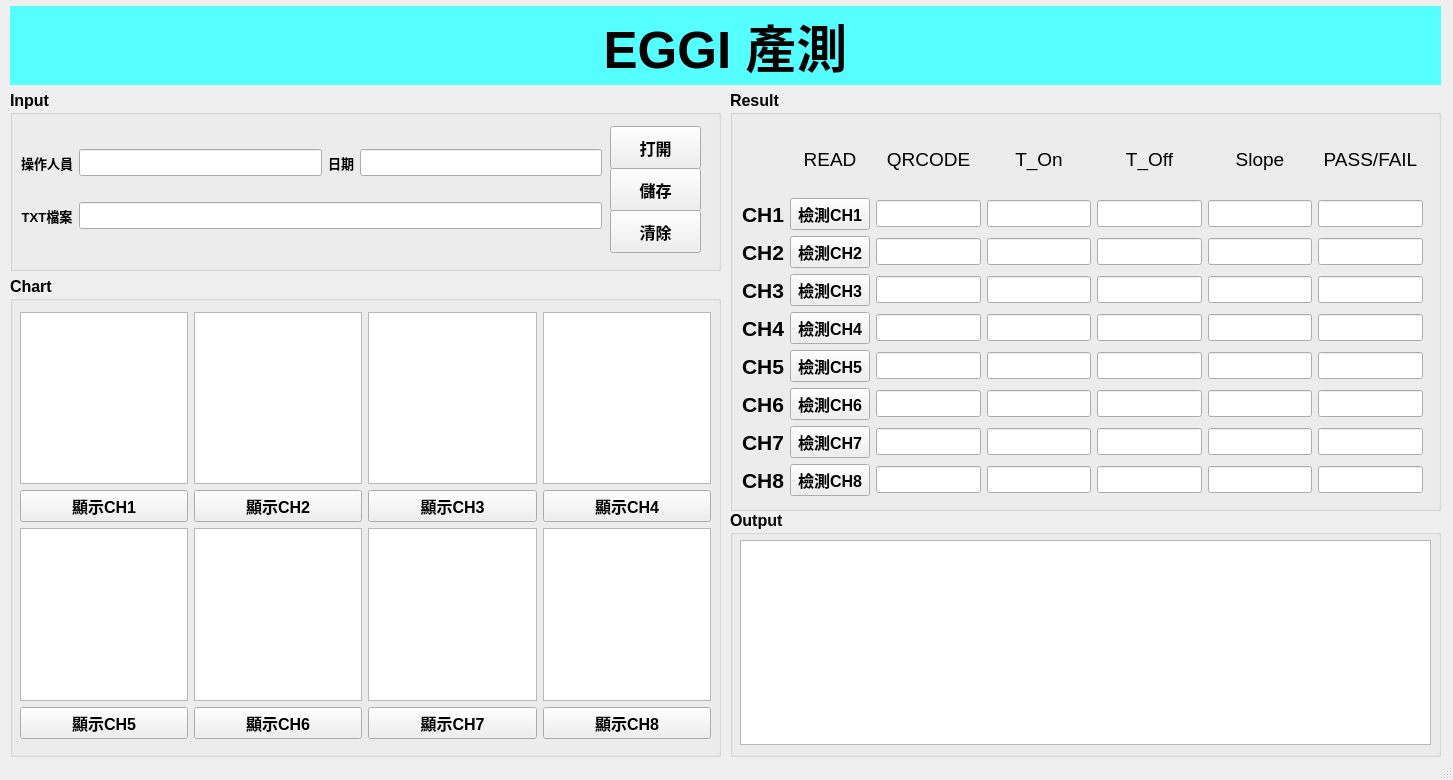
<?xml version="1.0" encoding="UTF-8"?>
<ui version="4.0">
 <class>mainWindow</class>
 <widget class="QMainWindow" name="mainWindow">
  <property name="geometry">
   <rect>
    <x>0</x>
    <y>0</y>
    <width>1453</width>
    <height>780</height>
   </rect>
  </property>
  <property name="windowTitle">
   <string>溫度監控程式</string>
  </property>
  <widget class="QWidget" name="centralwidget">
   <widget class="QGroupBox" name="Input_box">
    <property name="geometry">
     <rect>
      <x>10</x>
      <y>90</y>
      <width>711</width>
      <height>181</height>
     </rect>
    </property>
    <property name="font">
     <font>
      <pointsize>12</pointsize>
      <weight>75</weight>
      <italic>false</italic>
      <bold>true</bold>
      <underline>false</underline>
      <strikeout>false</strikeout>
      <kerning>true</kerning>
     </font>
    </property>
    <property name="styleSheet">
     <string notr="true"/>
    </property>
    <property name="title">
     <string>Input</string>
    </property>
    <widget class="QPushButton" name="btn_opentxt">
     <property name="geometry">
      <rect>
       <x>600</x>
       <y>36</y>
       <width>91</width>
       <height>43</height>
      </rect>
     </property>
     <property name="font">
      <font>
       <pointsize>12</pointsize>
       <weight>75</weight>
       <italic>false</italic>
       <bold>true</bold>
       <underline>false</underline>
       <strikeout>false</strikeout>
       <kerning>true</kerning>
      </font>
     </property>
     <property name="text">
      <string>打開</string>
     </property>
    </widget>
    <widget class="QPushButton" name="btn_save">
     <property name="geometry">
      <rect>
       <x>600</x>
       <y>78</y>
       <width>91</width>
       <height>43</height>
      </rect>
     </property>
     <property name="font">
      <font>
       <pointsize>12</pointsize>
       <weight>75</weight>
       <italic>false</italic>
       <bold>true</bold>
       <underline>false</underline>
       <strikeout>false</strikeout>
       <kerning>true</kerning>
      </font>
     </property>
     <property name="text">
      <string>儲存</string>
     </property>
    </widget>
    <widget class="QPushButton" name="btn_clean">
     <property name="geometry">
      <rect>
       <x>600</x>
       <y>120</y>
       <width>91</width>
       <height>43</height>
      </rect>
     </property>
     <property name="font">
      <font>
       <pointsize>12</pointsize>
       <weight>75</weight>
       <italic>false</italic>
       <bold>true</bold>
       <underline>false</underline>
       <strikeout>false</strikeout>
       <kerning>true</kerning>
      </font>
     </property>
     <property name="text">
      <string>清除</string>
     </property>
    </widget>
    <widget class="QWidget" name="layoutWidget">
     <property name="geometry">
      <rect>
       <x>11</x>
       <y>39</y>
       <width>581</width>
       <height>121</height>
      </rect>
     </property>
     <layout class="QGridLayout" name="gridLayout_2">
      <item row="0" column="0">
       <widget class="QLabel" name="label_name">
        <property name="font">
         <font>
          <pointsize>10</pointsize>
          <weight>75</weight>
          <italic>false</italic>
          <bold>true</bold>
          <underline>false</underline>
          <strikeout>false</strikeout>
          <kerning>true</kerning>
         </font>
        </property>
        <property name="text">
         <string>操作人員</string>
        </property>
        <property name="alignment">
         <set>Qt::AlignCenter</set>
        </property>
       </widget>
      </item>
      <item row="0" column="1">
       <widget class="QLineEdit" name="input_name"/>
      </item>
      <item row="0" column="2">
       <widget class="QLabel" name="label_datetime">
        <property name="font">
         <font>
          <pointsize>10</pointsize>
          <weight>75</weight>
          <italic>false</italic>
          <bold>true</bold>
          <underline>false</underline>
          <strikeout>false</strikeout>
          <kerning>true</kerning>
         </font>
        </property>
        <property name="text">
         <string>日期</string>
        </property>
        <property name="alignment">
         <set>Qt::AlignCenter</set>
        </property>
       </widget>
      </item>
      <item row="0" column="3">
       <widget class="QLineEdit" name="output_datetime"/>
      </item>
      <item row="1" column="0">
       <widget class="QLabel" name="label_txt_2">
        <property name="font">
         <font>
          <pointsize>10</pointsize>
          <weight>75</weight>
          <italic>false</italic>
          <bold>true</bold>
          <underline>false</underline>
          <strikeout>false</strikeout>
          <kerning>true</kerning>
         </font>
        </property>
        <property name="text">
         <string>TXT檔案</string>
        </property>
        <property name="alignment">
         <set>Qt::AlignCenter</set>
        </property>
       </widget>
      </item>
      <item row="1" column="1" colspan="3">
       <widget class="QLineEdit" name="input_file"/>
      </item>
     </layout>
    </widget>
   </widget>
   <widget class="QLabel" name="EGGI_Title">
    <property name="geometry">
     <rect>
      <x>10</x>
      <y>6</y>
      <width>1431</width>
      <height>79</height>
     </rect>
    </property>
    <property name="font">
     <font>
      <pointsize>38</pointsize>
      <weight>75</weight>
      <bold>true</bold>
      <underline>false</underline>
     </font>
    </property>
    <property name="cursor">
     <cursorShape>ArrowCursor</cursorShape>
    </property>
    <property name="styleSheet">
     <string notr="true">background-color: rgb(85, 255, 255);</string>
    </property>
    <property name="text">
     <string>EGGI 產測</string>
    </property>
    <property name="alignment">
     <set>Qt::AlignCenter</set>
    </property>
   </widget>
   <widget class="QGroupBox" name="Chart_box">
    <property name="geometry">
     <rect>
      <x>10</x>
      <y>276</y>
      <width>711</width>
      <height>481</height>
     </rect>
    </property>
    <property name="font">
     <font>
      <pointsize>12</pointsize>
      <weight>75</weight>
      <bold>true</bold>
     </font>
    </property>
    <property name="title">
     <string>Chart</string>
    </property>
    <widget class="QSplitter" name="splitter_2">
     <property name="geometry">
      <rect>
       <x>16</x>
       <y>156</y>
       <width>0</width>
       <height>0</height>
      </rect>
     </property>
     <property name="orientation">
      <enum>Qt::Vertical</enum>
     </property>
     <widget class="QWidget" name="widget_6" native="true">
      <property name="styleSheet">
       <string notr="true">background-color: rgb(255, 255, 255);</string>
      </property>
     </widget>
     <widget class="QWidget" name="widget_7" native="true">
      <property name="styleSheet">
       <string notr="true">background-color: rgb(255, 255, 255);</string>
      </property>
     </widget>
     <widget class="QWidget" name="widget_8" native="true">
      <property name="styleSheet">
       <string notr="true">background-color: rgb(255, 255, 255);</string>
      </property>
     </widget>
     <widget class="QWidget" name="widget_5" native="true">
      <property name="styleSheet">
       <string notr="true">background-color: rgb(255, 255, 255);</string>
      </property>
     </widget>
    </widget>
    <widget class="QWidget" name="layoutWidget_2">
     <property name="geometry">
      <rect>
       <x>10</x>
       <y>36</y>
       <width>691</width>
       <height>427</height>
      </rect>
     </property>
     <layout class="QGridLayout" name="gridLayout_3">
      <item row="3" column="1">
       <widget class="QPushButton" name="ch6_display">
        <property name="text">
         <string>顯示CH6</string>
        </property>
       </widget>
      </item>
      <item row="3" column="2">
       <widget class="QPushButton" name="ch7_display">
        <property name="text">
         <string>顯示CH7</string>
        </property>
       </widget>
      </item>
      <item row="3" column="3">
       <widget class="QPushButton" name="ch8_display">
        <property name="text">
         <string>顯示CH8</string>
        </property>
       </widget>
      </item>
      <item row="1" column="2">
       <widget class="QPushButton" name="ch3_display">
        <property name="text">
         <string>顯示CH3</string>
        </property>
       </widget>
      </item>
      <item row="0" column="2">
       <widget class="QGraphicsView" name="ch3_chart"/>
      </item>
      <item row="2" column="2">
       <widget class="QGraphicsView" name="ch7_chart"/>
      </item>
      <item row="2" column="3">
       <widget class="QGraphicsView" name="ch8_chart"/>
      </item>
      <item row="0" column="3">
       <widget class="QGraphicsView" name="ch4_chart"/>
      </item>
      <item row="1" column="0">
       <widget class="QPushButton" name="ch1_display">
        <property name="text">
         <string>顯示CH1</string>
        </property>
       </widget>
      </item>
      <item row="0" column="0">
       <widget class="QGraphicsView" name="ch1_chart"/>
      </item>
      <item row="2" column="1">
       <widget class="QGraphicsView" name="ch6_chart"/>
      </item>
      <item row="1" column="1">
       <widget class="QPushButton" name="ch2_display">
        <property name="text">
         <string>顯示CH2</string>
        </property>
       </widget>
      </item>
      <item row="2" column="0">
       <widget class="QGraphicsView" name="ch5_chart"/>
      </item>
      <item row="0" column="1">
       <widget class="QGraphicsView" name="ch2_chart"/>
      </item>
      <item row="3" column="0">
       <widget class="QPushButton" name="ch5_display">
        <property name="text">
         <string>顯示CH5</string>
        </property>
       </widget>
      </item>
      <item row="1" column="3">
       <widget class="QPushButton" name="ch4_display">
        <property name="text">
         <string>顯示CH4</string>
        </property>
       </widget>
      </item>
     </layout>
    </widget>
   </widget>
   <widget class="QGroupBox" name="Result_box">
    <property name="geometry">
     <rect>
      <x>730</x>
      <y>90</y>
      <width>711</width>
      <height>421</height>
     </rect>
    </property>
    <property name="font">
     <font>
      <pointsize>12</pointsize>
      <weight>75</weight>
      <bold>true</bold>
     </font>
    </property>
    <property name="title">
     <string>Result</string>
    </property>
    <widget class="QWidget" name="layoutWidget">
     <property name="geometry">
      <rect>
       <x>12</x>
       <y>36</y>
       <width>681</width>
       <height>370</height>
      </rect>
     </property>
     <layout class="QGridLayout" name="gridLayout">
      <item row="6" column="0">
       <widget class="QLabel" name="label_ch6">
        <property name="font">
         <font>
          <pointsize>16</pointsize>
          <weight>75</weight>
          <bold>true</bold>
         </font>
        </property>
        <property name="text">
         <string>CH6</string>
        </property>
        <property name="alignment">
         <set>Qt::AlignCenter</set>
        </property>
       </widget>
      </item>
      <item row="7" column="4">
       <widget class="QLineEdit" name="ch7_T_Off">
        <property name="alignment">
         <set>Qt::AlignCenter</set>
        </property>
       </widget>
      </item>
      <item row="5" column="1">
       <widget class="QPushButton" name="ch5_qrcode">
        <property name="text">
         <string>檢測CH5</string>
        </property>
       </widget>
      </item>
      <item row="2" column="5">
       <widget class="QLineEdit" name="ch2_slope">
        <property name="alignment">
         <set>Qt::AlignCenter</set>
        </property>
       </widget>
      </item>
      <item row="4" column="5">
       <widget class="QLineEdit" name="ch4_slope">
        <property name="alignment">
         <set>Qt::AlignCenter</set>
        </property>
       </widget>
      </item>
      <item row="3" column="2">
       <widget class="QLineEdit" name="ch3_qrcodelable">
        <property name="alignment">
         <set>Qt::AlignCenter</set>
        </property>
       </widget>
      </item>
      <item row="1" column="6">
       <widget class="QLineEdit" name="ch1_PF">
        <property name="alignment">
         <set>Qt::AlignCenter</set>
        </property>
       </widget>
      </item>
      <item row="1" column="5">
       <widget class="QLineEdit" name="ch1_slope">
        <property name="alignment">
         <set>Qt::AlignCenter</set>
        </property>
       </widget>
      </item>
      <item row="3" column="1">
       <widget class="QPushButton" name="ch3_qrcode">
        <property name="text">
         <string>檢測CH3</string>
        </property>
       </widget>
      </item>
      <item row="4" column="6">
       <widget class="QLineEdit" name="ch4_PF">
        <property name="alignment">
         <set>Qt::AlignCenter</set>
        </property>
       </widget>
      </item>
      <item row="2" column="4">
       <widget class="QLineEdit" name="ch2_T_Off">
        <property name="alignment">
         <set>Qt::AlignCenter</set>
        </property>
       </widget>
      </item>
      <item row="7" column="5">
       <widget class="QLineEdit" name="ch7_slope">
        <property name="alignment">
         <set>Qt::AlignCenter</set>
        </property>
       </widget>
      </item>
      <item row="2" column="1">
       <widget class="QPushButton" name="ch2_qrcode">
        <property name="text">
         <string>檢測CH2</string>
        </property>
       </widget>
      </item>
      <item row="2" column="2">
       <widget class="QLineEdit" name="ch2_qrcodelable">
        <property name="alignment">
         <set>Qt::AlignCenter</set>
        </property>
       </widget>
      </item>
      <item row="4" column="1">
       <widget class="QPushButton" name="ch4_qrcode">
        <property name="text">
         <string>檢測CH4</string>
        </property>
       </widget>
      </item>
      <item row="1" column="4">
       <widget class="QLineEdit" name="ch1_T_Off">
        <property name="alignment">
         <set>Qt::AlignCenter</set>
        </property>
       </widget>
      </item>
      <item row="0" column="3">
       <widget class="QLabel" name="label_T_On">
        <property name="font">
         <font>
          <pointsize>14</pointsize>
          <weight>50</weight>
          <bold>false</bold>
         </font>
        </property>
        <property name="text">
         <string>T_On</string>
        </property>
        <property name="alignment">
         <set>Qt::AlignCenter</set>
        </property>
       </widget>
      </item>
      <item row="1" column="3">
       <widget class="QLineEdit" name="ch1_T_On">
        <property name="alignment">
         <set>Qt::AlignCenter</set>
        </property>
       </widget>
      </item>
      <item row="7" column="3">
       <widget class="QLineEdit" name="ch7_T_On">
        <property name="alignment">
         <set>Qt::AlignCenter</set>
        </property>
       </widget>
      </item>
      <item row="7" column="1">
       <widget class="QPushButton" name="ch7_qrcode">
        <property name="text">
         <string>檢測CH7</string>
        </property>
       </widget>
      </item>
      <item row="4" column="0">
       <widget class="QLabel" name="label_ch4">
        <property name="font">
         <font>
          <pointsize>16</pointsize>
          <weight>75</weight>
          <bold>true</bold>
         </font>
        </property>
        <property name="text">
         <string>CH4</string>
        </property>
        <property name="alignment">
         <set>Qt::AlignCenter</set>
        </property>
       </widget>
      </item>
      <item row="6" column="2">
       <widget class="QLineEdit" name="ch6_qrcodelable">
        <property name="alignment">
         <set>Qt::AlignCenter</set>
        </property>
       </widget>
      </item>
      <item row="3" column="6">
       <widget class="QLineEdit" name="ch3_PF">
        <property name="alignment">
         <set>Qt::AlignCenter</set>
        </property>
       </widget>
      </item>
      <item row="8" column="1">
       <widget class="QPushButton" name="ch8_qrcode">
        <property name="text">
         <string>檢測CH8</string>
        </property>
       </widget>
      </item>
      <item row="3" column="5">
       <widget class="QLineEdit" name="ch3_slope">
        <property name="alignment">
         <set>Qt::AlignCenter</set>
        </property>
       </widget>
      </item>
      <item row="5" column="2">
       <widget class="QLineEdit" name="ch5_qrcodelable">
        <property name="alignment">
         <set>Qt::AlignCenter</set>
        </property>
       </widget>
      </item>
      <item row="8" column="4">
       <widget class="QLineEdit" name="ch8_T_Off">
        <property name="alignment">
         <set>Qt::AlignCenter</set>
        </property>
       </widget>
      </item>
      <item row="5" column="4">
       <widget class="QLineEdit" name="ch5_T_Off">
        <property name="alignment">
         <set>Qt::AlignCenter</set>
        </property>
       </widget>
      </item>
      <item row="6" column="4">
       <widget class="QLineEdit" name="ch6_T_Off">
        <property name="alignment">
         <set>Qt::AlignCenter</set>
        </property>
       </widget>
      </item>
      <item row="8" column="3">
       <widget class="QLineEdit" name="ch8_T_On">
        <property name="alignment">
         <set>Qt::AlignCenter</set>
        </property>
       </widget>
      </item>
      <item row="7" column="6">
       <widget class="QLineEdit" name="ch7_PF">
        <property name="alignment">
         <set>Qt::AlignCenter</set>
        </property>
       </widget>
      </item>
      <item row="5" column="0">
       <widget class="QLabel" name="label_ch5">
        <property name="font">
         <font>
          <pointsize>16</pointsize>
          <weight>75</weight>
          <bold>true</bold>
         </font>
        </property>
        <property name="text">
         <string>CH5</string>
        </property>
        <property name="alignment">
         <set>Qt::AlignCenter</set>
        </property>
       </widget>
      </item>
      <item row="6" column="1">
       <widget class="QPushButton" name="ch6_qrcode">
        <property name="text">
         <string>檢測CH6</string>
        </property>
       </widget>
      </item>
      <item row="4" column="4">
       <widget class="QLineEdit" name="ch4_T_Off">
        <property name="alignment">
         <set>Qt::AlignCenter</set>
        </property>
       </widget>
      </item>
      <item row="3" column="4">
       <widget class="QLineEdit" name="ch3_T_Off">
        <property name="alignment">
         <set>Qt::AlignCenter</set>
        </property>
       </widget>
      </item>
      <item row="7" column="0">
       <widget class="QLabel" name="label_ch7">
        <property name="font">
         <font>
          <pointsize>16</pointsize>
          <weight>75</weight>
          <bold>true</bold>
         </font>
        </property>
        <property name="text">
         <string>CH7</string>
        </property>
        <property name="alignment">
         <set>Qt::AlignCenter</set>
        </property>
       </widget>
      </item>
      <item row="0" column="6">
       <widget class="QLabel" name="label_T_On_14">
        <property name="font">
         <font>
          <pointsize>14</pointsize>
          <weight>50</weight>
          <bold>false</bold>
         </font>
        </property>
        <property name="text">
         <string>PASS/FAIL</string>
        </property>
        <property name="alignment">
         <set>Qt::AlignCenter</set>
        </property>
       </widget>
      </item>
      <item row="3" column="0">
       <widget class="QLabel" name="label_ch3">
        <property name="font">
         <font>
          <pointsize>16</pointsize>
          <weight>75</weight>
          <bold>true</bold>
         </font>
        </property>
        <property name="text">
         <string>CH3</string>
        </property>
        <property name="alignment">
         <set>Qt::AlignCenter</set>
        </property>
       </widget>
      </item>
      <item row="0" column="4">
       <widget class="QLabel" name="label_T_Off">
        <property name="font">
         <font>
          <pointsize>14</pointsize>
          <weight>50</weight>
          <bold>false</bold>
         </font>
        </property>
        <property name="text">
         <string>T_Off</string>
        </property>
        <property name="alignment">
         <set>Qt::AlignCenter</set>
        </property>
       </widget>
      </item>
      <item row="4" column="3">
       <widget class="QLineEdit" name="ch4_T_On">
        <property name="alignment">
         <set>Qt::AlignCenter</set>
        </property>
       </widget>
      </item>
      <item row="8" column="2">
       <widget class="QLineEdit" name="ch8_qrcodelable">
        <property name="alignment">
         <set>Qt::AlignCenter</set>
        </property>
       </widget>
      </item>
      <item row="8" column="0">
       <widget class="QLabel" name="label_ch8">
        <property name="font">
         <font>
          <pointsize>16</pointsize>
          <weight>75</weight>
          <bold>true</bold>
         </font>
        </property>
        <property name="text">
         <string>CH8</string>
        </property>
        <property name="alignment">
         <set>Qt::AlignCenter</set>
        </property>
       </widget>
      </item>
      <item row="2" column="0">
       <widget class="QLabel" name="label_ch2">
        <property name="font">
         <font>
          <pointsize>16</pointsize>
          <weight>75</weight>
          <bold>true</bold>
         </font>
        </property>
        <property name="text">
         <string>CH2</string>
        </property>
        <property name="alignment">
         <set>Qt::AlignCenter</set>
        </property>
       </widget>
      </item>
      <item row="1" column="0">
       <widget class="QLabel" name="label_ch1">
        <property name="font">
         <font>
          <pointsize>16</pointsize>
          <weight>75</weight>
          <bold>true</bold>
         </font>
        </property>
        <property name="text">
         <string>CH1</string>
        </property>
        <property name="alignment">
         <set>Qt::AlignCenter</set>
        </property>
       </widget>
      </item>
      <item row="0" column="1">
       <widget class="QLabel" name="label_qrcode_2">
        <property name="font">
         <font>
          <pointsize>14</pointsize>
          <weight>50</weight>
          <bold>false</bold>
         </font>
        </property>
        <property name="text">
         <string>READ</string>
        </property>
        <property name="alignment">
         <set>Qt::AlignCenter</set>
        </property>
       </widget>
      </item>
      <item row="0" column="2">
       <widget class="QLabel" name="label_qrcode">
        <property name="font">
         <font>
          <pointsize>14</pointsize>
          <weight>50</weight>
          <bold>false</bold>
         </font>
        </property>
        <property name="text">
         <string>QRCODE</string>
        </property>
        <property name="alignment">
         <set>Qt::AlignCenter</set>
        </property>
       </widget>
      </item>
      <item row="7" column="2">
       <widget class="QLineEdit" name="ch7_qrcodelable">
        <property name="alignment">
         <set>Qt::AlignCenter</set>
        </property>
       </widget>
      </item>
      <item row="6" column="6">
       <widget class="QLineEdit" name="ch6_PF">
        <property name="alignment">
         <set>Qt::AlignCenter</set>
        </property>
       </widget>
      </item>
      <item row="1" column="1">
       <widget class="QPushButton" name="ch1_qrcode">
        <property name="text">
         <string>檢測CH1</string>
        </property>
       </widget>
      </item>
      <item row="2" column="3">
       <widget class="QLineEdit" name="ch2_T_On">
        <property name="alignment">
         <set>Qt::AlignCenter</set>
        </property>
       </widget>
      </item>
      <item row="2" column="6">
       <widget class="QLineEdit" name="ch2_PF">
        <property name="alignment">
         <set>Qt::AlignCenter</set>
        </property>
       </widget>
      </item>
      <item row="3" column="3">
       <widget class="QLineEdit" name="ch3_T_On">
        <property name="alignment">
         <set>Qt::AlignCenter</set>
        </property>
       </widget>
      </item>
      <item row="8" column="6">
       <widget class="QLineEdit" name="ch8_PF">
        <property name="alignment">
         <set>Qt::AlignCenter</set>
        </property>
       </widget>
      </item>
      <item row="1" column="2">
       <widget class="QLineEdit" name="ch1_qrcodelable">
        <property name="alignment">
         <set>Qt::AlignCenter</set>
        </property>
       </widget>
      </item>
      <item row="6" column="5">
       <widget class="QLineEdit" name="ch6_slope">
        <property name="alignment">
         <set>Qt::AlignCenter</set>
        </property>
       </widget>
      </item>
      <item row="4" column="2">
       <widget class="QLineEdit" name="ch4_qrcodelable">
        <property name="alignment">
         <set>Qt::AlignCenter</set>
        </property>
       </widget>
      </item>
      <item row="5" column="5">
       <widget class="QLineEdit" name="ch5_slope">
        <property name="alignment">
         <set>Qt::AlignCenter</set>
        </property>
       </widget>
      </item>
      <item row="5" column="3">
       <widget class="QLineEdit" name="ch5_T_On">
        <property name="alignment">
         <set>Qt::AlignCenter</set>
        </property>
       </widget>
      </item>
      <item row="5" column="6">
       <widget class="QLineEdit" name="ch5_PF">
        <property name="alignment">
         <set>Qt::AlignCenter</set>
        </property>
       </widget>
      </item>
      <item row="6" column="3">
       <widget class="QLineEdit" name="ch6_T_On">
        <property name="alignment">
         <set>Qt::AlignCenter</set>
        </property>
       </widget>
      </item>
      <item row="8" column="5">
       <widget class="QLineEdit" name="ch8_slope">
        <property name="alignment">
         <set>Qt::AlignCenter</set>
        </property>
       </widget>
      </item>
      <item row="0" column="5">
       <widget class="QLabel" name="label_Slope">
        <property name="font">
         <font>
          <pointsize>14</pointsize>
          <weight>50</weight>
          <bold>false</bold>
         </font>
        </property>
        <property name="text">
         <string>Slope</string>
        </property>
        <property name="alignment">
         <set>Qt::AlignCenter</set>
        </property>
       </widget>
      </item>
     </layout>
    </widget>
   </widget>
   <widget class="QGroupBox" name="groupBox">
    <property name="geometry">
     <rect>
      <x>730</x>
      <y>510</y>
      <width>711</width>
      <height>247</height>
     </rect>
    </property>
    <property name="font">
     <font>
      <pointsize>12</pointsize>
      <weight>75</weight>
      <bold>true</bold>
     </font>
    </property>
    <property name="title">
     <string>Output</string>
    </property>
    <widget class="QTextBrowser" name="textBrowser">
     <property name="geometry">
      <rect>
       <x>10</x>
       <y>30</y>
       <width>691</width>
       <height>205</height>
      </rect>
     </property>
     <property name="html">
      <string>&lt;!DOCTYPE HTML PUBLIC &quot;-//W3C//DTD HTML 4.0//EN&quot; &quot;http://www.w3.org/TR/REC-html40/strict.dtd&quot;&gt;
&lt;html&gt;&lt;head&gt;&lt;meta name=&quot;qrichtext&quot; content=&quot;1&quot; /&gt;&lt;style type=&quot;text/css&quot;&gt;
p, li { white-space: pre-wrap; }
&lt;/style&gt;&lt;/head&gt;&lt;body style=&quot; font-family:'MS Shell Dlg 2'; font-size:12pt; font-weight:600; font-style:normal;&quot;&gt;
&lt;p style=&quot;-qt-paragraph-type:empty; margin-top:0px; margin-bottom:0px; margin-left:0px; margin-right:0px; -qt-block-indent:0; text-indent:0px;&quot;&gt;&lt;br /&gt;&lt;/p&gt;&lt;/body&gt;&lt;/html&gt;</string>
     </property>
    </widget>
   </widget>
  </widget>
  <widget class="QStatusBar" name="statusbar"/>
 </widget>
 <resources/>
 <connections>
  <connection>
   <sender>btn_opentxt</sender>
   <signal>clicked()</signal>
   <receiver>btn_opentxt</receiver>
   <slot>click()</slot>
   <hints>
    <hint type="sourcelabel">
     <x>643</x>
     <y>155</y>
    </hint>
    <hint type="destinationlabel">
     <x>643</x>
     <y>158</y>
    </hint>
   </hints>
  </connection>
 </connections>
</ui>
